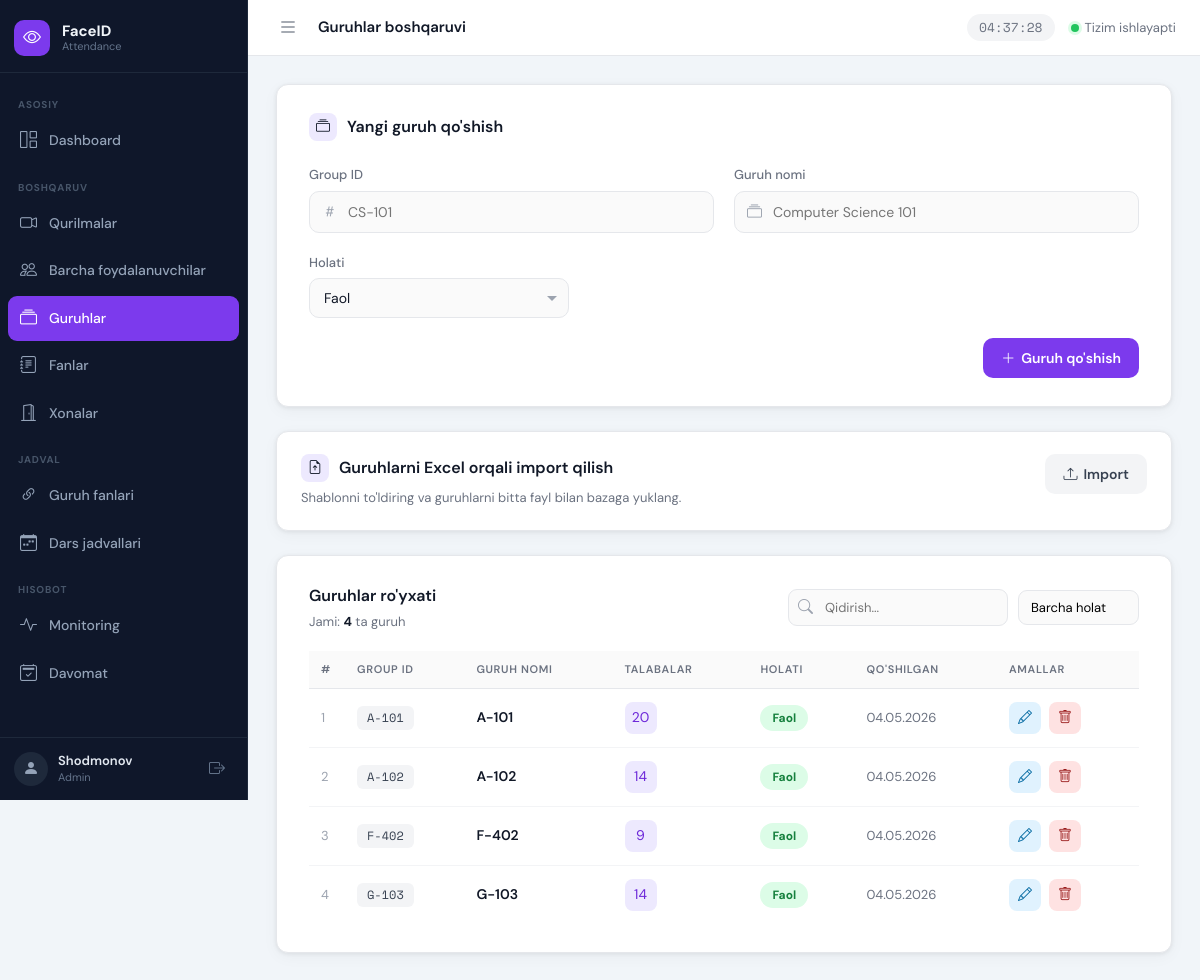
Before: /groups/ (signed in) with the older database file.
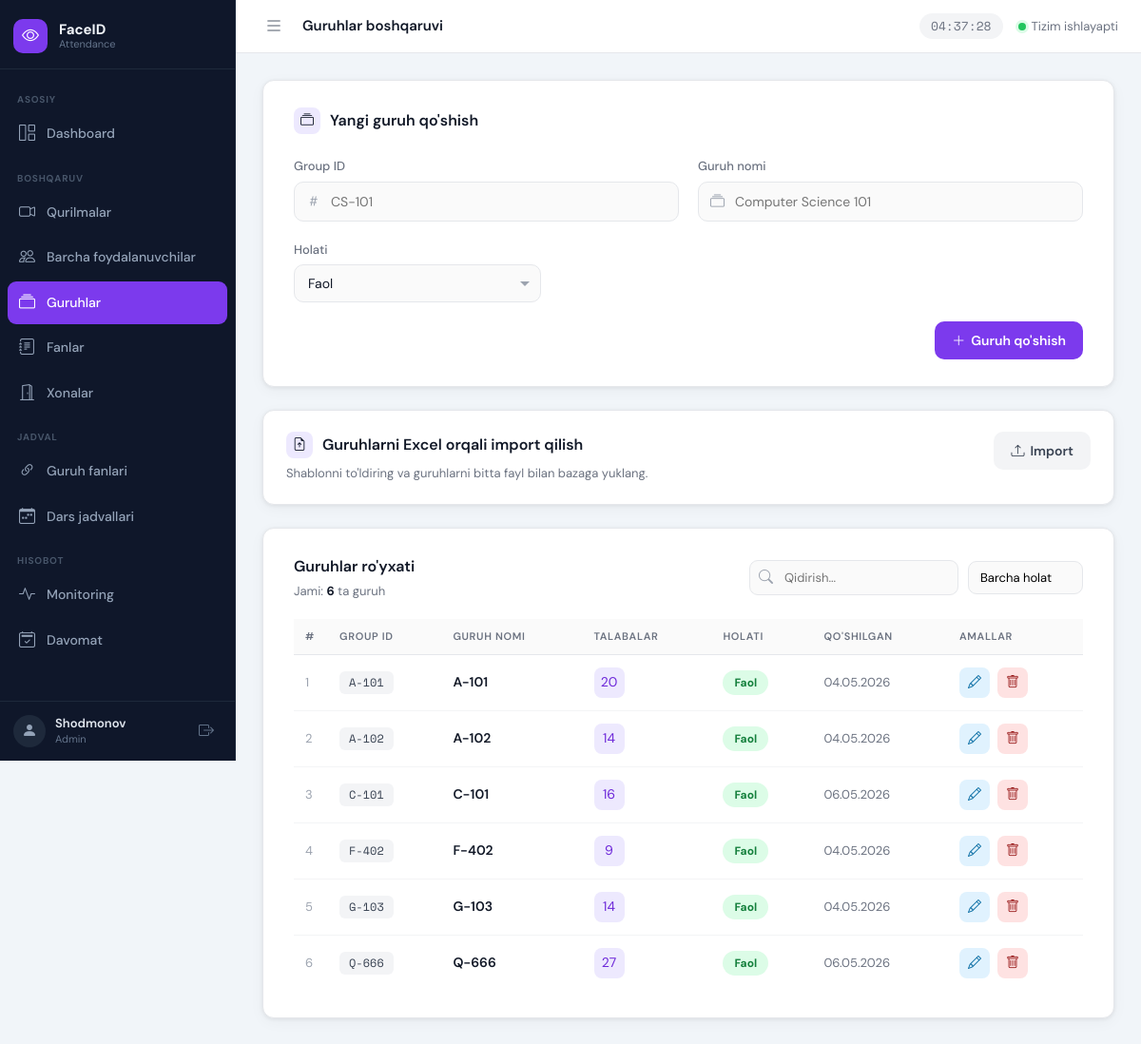
After: the same page with the newer database file.
### apps/groups/models.py (models this page shows, shortened)
class Group(models.Model):
    group_id = models.CharField(max_length=100, unique=True, verbose_name="Group ID")
    group_name = models.CharField(max_length=150, unique=True, verbose_name="Guruh nomi")
    is_active = models.BooleanField(default=True, verbose_name="Faol")
    created_at = models.DateTimeField(auto_now_add=True)
    class Meta:
        verbose_name = "Guruh"
        verbose_name_plural = "Guruhlar"
        ordering = ['group_name']

### apps/groups/views.py (the view, shortened to what this page needs)
# urls.py: path('', views.group_list, name='group_list'),
@login_required
def group_list(request):
    error = None
    groups_queryset = Group.objects.annotate(
        students_count=Count(
            'student_memberships',
            filter=Q(student_memberships__is_active=True),
            distinct=True,
        )
    ).order_by('group_name')
    paginator = Paginator(groups_queryset, 20)
    page_obj = paginator.get_page(request.GET.get('page'))
    return render(request, 'groups/group_list.html', {
        'groups': page_obj,
        'page_obj': page_obj,
        'paginator': paginator,
        'total_groups': paginator.count,
        'error': error,
    })

### apps/groups/templates/groups/group_list.html (shortened to what the changed rows need)
{% extends 'base.html' %}
{% load static %}
{% block extra_css %}
<link rel="stylesheet" href="{% static 'groups/groups.css' %}">
{% endblock %}
{% block content %}
<div class="card">
    <div class="table-header">
        <div>
            <h2>Guruhlar ro'yxati</h2>
            <div class="table-meta">
                Jami: <strong>{{ total_groups }}</strong> ta guruh
            </div>
        </div>
    </div>
    <table id="groupsTable">
        <thead>
            <tr>
                <th>#</th>
                <th>Group ID</th>
                <th>Guruh nomi</th>
                <th>Talabalar</th>
                <th>Holati</th>
                <th>Qo'shilgan</th>
                <th>Amallar</th>
            </tr>
        </thead>
        <tbody>
            {% for group in groups %}
            <tr
                data-group-pk="{{ group.id }}"
                data-group-id="{{ group.group_id }}"
                data-group-name="{{ group.group_name }}"
                data-status="{% if group.is_active %}active{% else %}inactive{% endif %}"
            >
                <td class="row-num">{{ page_obj.start_index|add:forloop.counter0 }}</td>
                <td><span class="id-badge group-id-value">{{ group.group_id }}</span></td>
                <td class="name group-name-value">{{ group.group_name }}</td>
                <td>
                    <a class="students-btn" href="{% url 'groups:group_students' group.id %}" title="Talabalar">
                        {{ group.students_count }}
                    </a>
                </td>
                <td>
                    <button
                        class="status-btn {% if group.is_active %}active{% else %}inactive{% endif %}"
                        onclick="toggleGroupStatus({{ group.id }}, this)"
                        title="Holatni almashtirish"
                    >
                        {% if group.is_active %}Faol{% else %}Nofaol{% endif %}
                    </button>
                </td>
                <td class="date-cell">{{ group.created_at|date:"d.m.Y" }}</td>
                <td class="actions-cell">
                    <button class="edit-btn" onclick="openEditModal({{ group.id }})" title="Tahrirlash">
                        <i class="bi bi-pencil"></i>
                    </button>
                    <button class="delete-btn" onclick="deleteGroup({{ group.id }}, this)" title="O'chirish">
                        <i class="bi bi-trash"></i>
                    </button>
                </td>
            </tr>
            {% empty %}
            <tr>
                <td colspan="7" class="empty-row">
                    Hech qanday guruh topilmadi. Yuqorida yangi guruh qo'shing.
                </td>
            </tr>
            {% endfor %}
        </tbody>
    </table>
</div>
{% endblock %}

Changed rows visible on the page:
added Group: start_index|add "3", group_id "C-101", group_name "C-101", students_count "16", is_active "Faol", created_at "06.05.2026"
computed for Group (number 4 of 6 on the later page): start_index|add "3" → "4"
computed for Group (number 5 of 6 on the later page): start_index|add "4" → "5"
added Group: start_index|add "6", group_id "Q-666", group_name "Q-666", students_count "27", is_active "Faol", created_at "06.05.2026"
Other visible differences:
{{ total_groups }}: "4" → "6"
